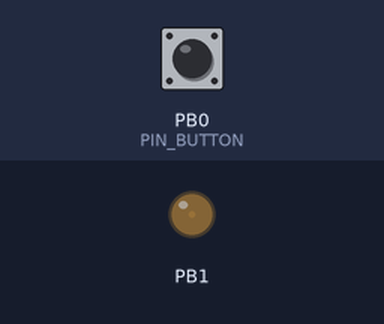
Recording of a program running on a simulated ATtiny85, built with avr-gcc and run on an emulated ATtiny85. Parts: output pins drawn as LEDs (lit = HIGH). Dashed ring = blinking. The test bench sets the inputs (shaded band); at power-on: PB0 (PIN_BUTTON) LOW.

Above: at 1.2 s.
1.3 s: PB0 (PIN_BUTTON) pulled HIGH for 0.15 s
At 1.55 s:
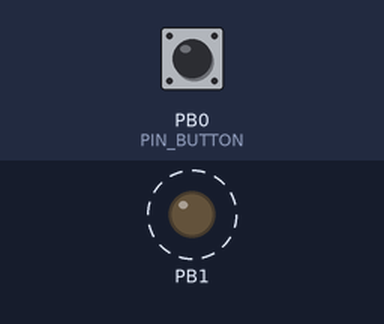
4.4 s: PB0 (PIN_BUTTON) pulled HIGH for 1 s
7.4 s: PB0 (PIN_BUTTON) pulled HIGH for 3.2 s
At 8.1 s:
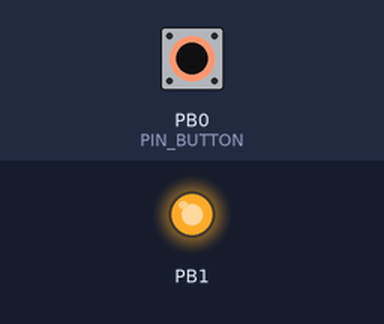
12.1 s: PB0 (PIN_BUTTON) pulled HIGH for 0.15 s
Timing chart, 0 to 16.2 s (numbered marks = the images above; inputs shaded):
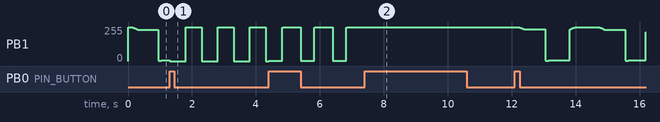

Measured:
- after the input at 7.4 s, PB1: stops changing and stays 255/255
- by itself, PB1: alternates 255/255 for 0.50 s and 0/255 for 0.50 s

The program:

main.cpp
```cpp
#include <Arduino.h>
#include <jled.h>
#include <Bounce2.h>

#define PIN_BUTTON PB0
#define PIN_LED PB1
#define PATTERNS 4

Bounce bounce = Bounce();

auto led = JLed(PIN_LED);

uint8_t ledpattern = 0;

void changeLEDpattern()
{
  switch (ledpattern)
  {
  case 0:
    led.Breathe(2000).LowActive().Forever();
    break;
  case 1:
    led.Blink(500, 500).LowActive().Forever();
    break;
  case 2:
    led.FadeOn(500).DelayAfter(500).FadeOff(500).DelayAfter(500).LowActive().Forever();
    break;
  case 3:
    led.Off().Forever();
    break;
  }

  ledpattern++;
  if (ledpattern >= PATTERNS)
  {
    ledpattern = 0;
  }
}

void setup()
{
  // BOUNCE SETUP

  // SELECT ONE OF THE FOLLOWING :
  // 1) IF YOUR INPUT HAS AN INTERNAL PULL-UP
  bounce.attach(PIN_BUTTON); // USE INTERNAL PULL-UP
  // 2) IF YOUR INPUT USES AN EXTERNAL PULL-UP
  // bounce.attach( BOUNCE_PIN, INPUT ); // USE EXTERNAL PULL-UP

  // DEBOUNCE INTERVAL IN MILLISECONDS
  bounce.interval(5); // interval in ms

  // Start first LED pattern
  changeLEDpattern();
}

void loop()
{
  // JLED UPDATE
  led.Update();

  // BOUNCE UPDATE
  bounce.update();

  if (bounce.changed())
  {
    // THE STATE OF THE INPUT CHANGED
    // GET THE STATE
    int deboucedInput = bounce.read();
    // IF THE CHANGED VALUE IS LOW
    if (deboucedInput == HIGH)
    {
      changeLEDpattern();
    }
  }
}
```
